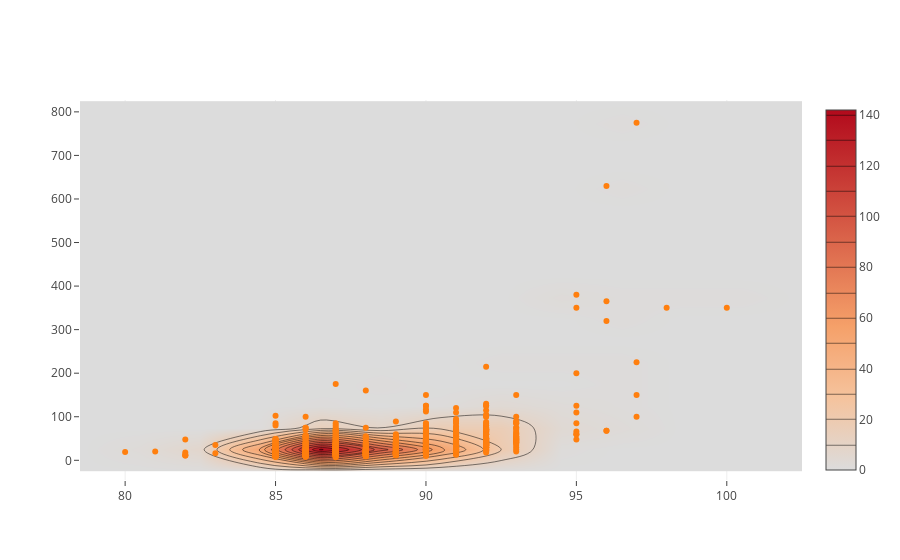

Here is the notebook cell this chart was saved with:
### Code cell
iplot([go.Histogram2dContour(x = reviews.head(500)['points'],
                            y=reviews.head(500)['price'],
                            contours=go.Contours(coloring='heatmap')),
      go.Scatter(x=reviews.head(1000)['points'],y=reviews.head(1000)['price'], mode='markers')])

### Figure 1 — Plotly figure (JSON) as saved in the notebook; plotly's stock layout.template omitted (floating-point values rounded to 4 significant figures; data arrays with more than 128 entries replaced by an {"elided": "..."} marker saying what was removed)
{"data": [{"contours": {"coloring": "heatmap"}, "type": "histogram2dcontour", "uid": "b27f763f-4bf0-46cc-9168-68758b79d753", "x": {"elided": "500 int values"}, "y": {"elided": "500 int values"}}, {"mode": "markers", "type": "scatter", "uid": "14b70873-92d6-48e9-9452-0a3e39dd6eb3", "x": {"elided": "1000 int values"}, "y": {"elided": "1000 int values"}}], "layout": {}}
